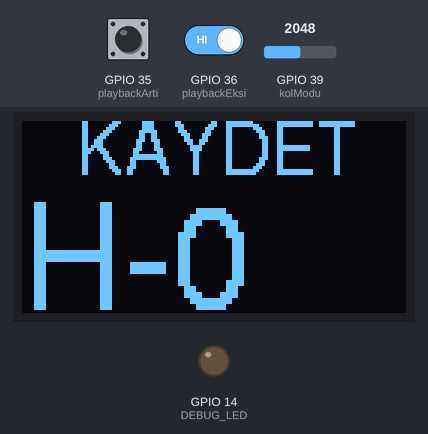
Recording of a program running on a simulated ESP32. Parts: 128×64 one-colour display, output pins drawn as LEDs (lit = HIGH). The inputs (shaded band) are chosen by the test bench; at power-on: GPIO 39 (kolModu) = 2048, GPIO 36 (playbackEksi) HIGH, GPIO 35 (playbackArti) HIGH. Storage starts empty; no radio packets arrive unless stated.

Above: at 1.4 s.
1.5 s: GPIO 39 (kolModu) set to 1063
3.0 s: GPIO 39 (kolModu) set to 970
At 4.0 s:
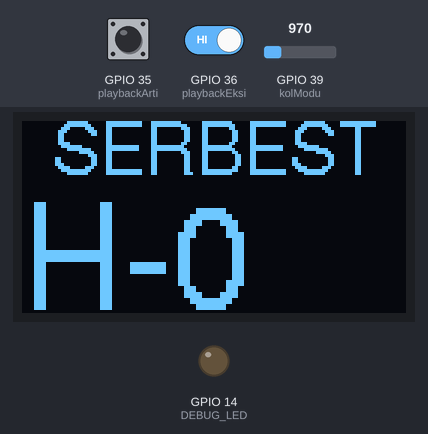
4.5 s: GPIO 36 (playbackEksi) driven LOW
At 4.68 s:
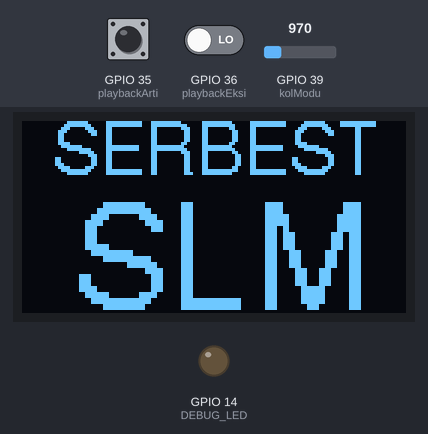
6.4 s: GPIO 39 (kolModu) set to 1040
At 7.6 s:
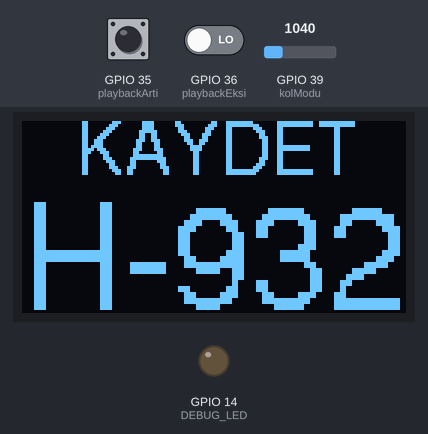
7.9 s: GPIO 39 (kolModu) set to 3067
9.4 s: GPIO 39 (kolModu) set to 3143
At 9.57 s:
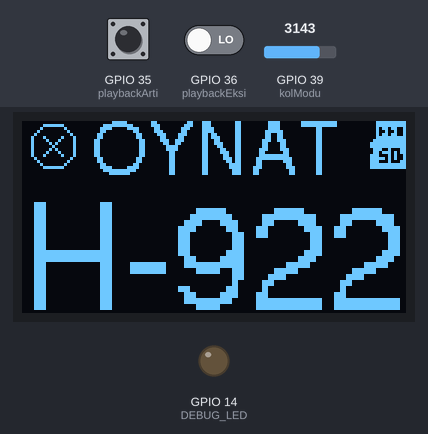

The program:

main.cpp
```cpp
// MUSTAFA ALPER KAYA
// NRF24L01+ modüllerini kullanan robot kol projesinin "kol" (alıcı) kodu.
// ÖZEL MODLAR İÇİN HEM ÖZEL MOD İSMİNİ enum İÇERİSİNE HEM DE KISALTMASINI (MAKSİMUM 4 KARAKTER) getSpecialName() İÇİNE YAZMAYI UNUTMAYIN

/*#####################################################         KANAL SIRALAMASI         #####################################################
  Keyfinize göre açın, kapatın, değiştirin.
  1 = Tilt
  2 = Pan
  3 = Baş Parmak
  4 = Bilek
  5 = Yüzük Parmak
  6 = Orta Parmak
  7 = İşaret Parmak
  8 = Serçe Parmak
######################         DOĞRU ÇALIŞMASI İÇİN LÜTFEN HEM VERİCİDE HEM DE ALICIDA AYNI SIRALAMAYI YAPIN         #######################*/

/* #########################        YAPILACAKLAR       #########################

   #########################        YAPILACAKLAR       ######################### */

#include <Arduino.h>
#include <Wire.h>
#include <Adafruit_GFX.h>
#include <Adafruit_SSD1306.h>
#include <Fonts/FreeSans12pt7b.h>
#include <RF24.h>
#include <nRF24L01.h>
#include <SPI.h>
#include <SD.h>
#include <ESP32Servo.h>

//######################################                OLED EKRAN                ######################################
#define SCREEN_WIDTH 128
#define SCREEN_HEIGHT 64
Adafruit_SSD1306 display(SCREEN_WIDTH, SCREEN_HEIGHT, &Wire, -1);
#define ekranAdres 0x3C
static const unsigned char PROGMEM image_sd_bits[] = {0x3f,0xf0,0x3f,0xf0,0x2d,0x90,0x24,0x90,0x2d,0x90,0x3f,0xf0,0x7f,0xf0,0xff,0xf0,0xff,0xf0,0x72,0x30,0x6e,0xb0,0xe2,0x90,0xfa,0x90,0xe2,0x30,0xff,0xf0,0xff,0xf0};
static const unsigned char PROGMEM image_operation_error_bits[] = {0x0f,0xe0,0x10,0x10,0x20,0x08,0x40,0x04,0x88,0x22,0x84,0x42,0x82,0x82,0x81,0x02,0x82,0x82,0x84,0x42,0x88,0x22,0x40,0x04,0x20,0x08,0x10,0x10,0x0f,0xe0,0x00,0x00};
static const unsigned char PROGMEM image_failsafe_error_bits[] = {0x40,0x10,0x92,0x48,0xa7,0x28,0xa7,0x28,0x92,0x48,0x42,0x10,0x02,0x00,0x02,0x00,0x02,0x00};
//######################################                OLED EKRAN                ######################################

//######################################                NRF24                ######################################
#define NRF24_CE   2
#define NRF24_CSN  5
#define NRF24_SCK  18
#define NRF24_MISO 19
#define NRF24_MOSI 23
SPIClass vspi = SPIClass(VSPI);

bool arm      = false;
bool failsafe = false;
bool iletisimVar = false;
#define DEBUG_LED 14

unsigned long basarili = 0;
unsigned int failsafeAralik = 700; // fail-safe devreye girmesi için gereken süre.

short kanal[8];

const byte nrf24kod[5] = {'r','o','b','o','t'};
RF24 radio(NRF24_CE, NRF24_CSN);
//######################################                NRF24                ######################################

//######################################                SD KART                ######################################
// HSPI (SD Kart için özel pinler)
// SCK: 13, MISO: 34, MOSI: 33, CS: 4
#define SD_SCK  13
#define SD_MISO 34
#define SD_MOSI 33
#define SD_CS   4
SPIClass hspi = SPIClass(HSPI);
//######################################                SD KART                ######################################

//######################################                ÖZEL MODLAR                 ######################################
// ÖZEL MOD EKLERSENİZ KISALTMASINI getSpecialName() İÇİNE EKLEMEYİ UNUTMAYIN (MAKSİMUM 4 KARAKTER)
#define OzelBaslangic 1000
enum OzelHareketler {
  TAS_KAGIT_MAKAS = OzelBaslangic,
  EL_SALLA,
  toplamOzelHareket, //BUNUN EN SONDAKİ ELEMAN OLDUĞUNDA DİKKAT EDİN
};
//######################################                ÖZEL MODLAR                ######################################

//######################################                KOLUN KENDİSİ                ######################################
#define kolHz 100 // Robot kolun Hz cinsinden hızı.
volatile int currentFileIndex = 0;
const int maxFiles = toplamOzelHareket;
static File recFile;
static bool recordingActive = false;
static unsigned long lastRecWrite = 0;

bool serbest  = false;
bool kayit    = false;
bool playback = false;
bool sdHazir  = false;
bool playbackMumkun = true;
bool kayitMumkun = true;

#define playbackArti 35
#define playbackEksi 36
#define kolModu 39

volatile byte currentMode = 0;
// 0 = SERBEST, 1 = KAYIT, 2 = PLAYBACK
//######################################                KOLUN KENDİSİ                ######################################

//######################################                BİLDİRİMLER                ######################################
TaskHandle_t iletisim;    //NRF24'ler ile ilgili olan fonksiyonları çalıştırır. Çekirdek 1'de çalışır.
TaskHandle_t sdKart;      //SD kart ile ilgili fonksiyonları çalıştırır.    Çekirdek 0'da çalışır.
TaskHandle_t dugmeler;    //Düğmeler ile ilgili fonksiyonları çalıştırır.  Çekirdek 1'de çalışır.
QueueHandle_t dugmeSira;  //Düğmelere basıldığında duyurU yapar.

void iletisimCode(void * parameter);  //NRF24'lerin arasında iletişim kurmasını sağlayan fonksiyon.
void failSafe();  //NRF24 failsafeAralik (şu an 700ms) kadar boyunca iletişim kuramazsa robot kolu FAIL-SAFE moduna geçiren fonksiyon.
void sdKartCode(void * parameter);  //Robot kolun hangi modda olduğunu belirleyen ve kolun o moda göre davranmasını sağlayan fonksiyon.
void sdKayit(); //KAYIT modunda kayıt yapılmasını sağlayan fonksiyon.
void sdPlayback();  //PLAYBACK modunda playback yapılmasını sağlayan fonksiyon.
void dugmelerCode(void * parameter);  //Düğmelere basılıp basılmadığını kontrol eden fonksiyon.
const char* getSpecialName(int);  //Özel hareketler için belirlenmiş kısaltmalardan gerekeni seçen fonksiyon. (MAKSİMUM 4 KARAKTER)
void showModeAndFile(const char*);  //OLED ekranda robot kolun durumunu yukarda, dosya ismini aşağıda gösteren fonksiyon.
void showText(const char *);  //OLED ekranda bir yazıyı otomatik olarak ortalayıp yazdıran fonksiyon.
void stopRecordingIfNeeded(); //Robot kol herhangi bir sebepten ötürü kayıtta olmaması gerekirken hala kayıttaysa kaydı durduran fonksiyon.
//######################################                BİLDİRİMLER                ######################################

//######################################                SERVO                ######################################
#define servoPanPin       16
#define servoTiltPin      17
#define servoBilekPin     12
#define servoBasPin       15
#define servoIsaretPin    25
#define servoOrtaPin      26
#define servoYuzukPin     27
#define servoSercePin     32

Servo servolar[8];
//######################################                SERVO                ######################################

//######################################                FONKSİYON TANIMLARI                ######################################

void setup() {
  hspi.begin(SD_SCK, SD_MISO, SD_MOSI, SD_CS); // SCK, MISO, MOSI, CS
  vspi.begin(NRF24_SCK, NRF24_MISO, NRF24_MOSI, NRF24_CSN); // SCK, MISO, MOSI, CS

  //Serial.begin(115200);

  if (!display.begin(SSD1306_SWITCHCAPVCC, 0x3C)) {
    //Serial.println(F("SSD1306 allocation failed"));
    for (;;);
  }
  display.clearDisplay();
  display.display();
  display.setTextColor(SSD1306_WHITE);

  if (!SD.begin(SD_CS, hspi, 4000000)) {
    //Serial.println("SD init failed!");
    showText("SD HATA");
    while (1) {};
  }
  sdHazir = true;

  delay(150);

  pinMode(DEBUG_LED, OUTPUT);
  pinMode(playbackArti, INPUT);
  pinMode(playbackEksi, INPUT);
  pinMode(kolModu, INPUT);

  dugmeSira = xQueueCreate(10, sizeof(int));
  xTaskCreatePinnedToCore(
    iletisimCode, // Çalışacak fonksiyon
    "iletisim",   // Görevin ismi
    10000,        // Boyut
    NULL,         // Görev girdi parametresi
    1,            // Görev öncelik sırası
    &iletisim,    // Görev referans ismi
    1);           // Görevin çalışacağı çekirdek

  xTaskCreatePinnedToCore(
    sdKartCode, // Çalışacak fonksiyon
    "sdKart",   // Görevin ismi
    10000,      // Boyut
    NULL,       // Görev girdi parametresi
    1,          // Görev öncelik sırası
    &sdKart,    // Görev referans ismi
    0);         // Görevin çalışacağı çekirdek

  xTaskCreatePinnedToCore(
    dugmelerCode, // Çalışacak fonksiyon
    "dugmeler",   // Görevin ismi
    10000,        // Boyut
    NULL,         // Görev girdi parametresi
    1,            // Görev öncelik sırası
    &dugmeler,    // Görev referans ismi
    1);           // Görevin çalışacağı çekirdek

  radio.begin(&vspi);
  radio.openReadingPipe(1,nrf24kod);
  radio.setChannel(76);
  radio.setDataRate(RF24_250KBPS);
  radio.setPALevel(RF24_PA_MAX); // güç çıkışı yüksekten düşüğe: MAX | HIGH | LOW | MIN
  radio.startListening();
}

void loop() {

}

void iletisimCode(void * parameter) {
  //Serial.println(xPortGetCoreID());
  for(;;) {
    if (radio.available()) {
      if (arm == false) {
      int servoPins[8] = {servoPanPin, servoTiltPin, servoBilekPin, servoBasPin, servoIsaretPin, servoOrtaPin, servoYuzukPin, servoSercePin};

      for (int i = 0; i < 8; i++) {
        servolar[i].attach(servoPins[i]);
      }
        arm = true;
      }

      if (iletisimVar == false) {
        iletisimVar = true;
        digitalWrite(DEBUG_LED, HIGH);
      }

      basarili = millis();
      radio.read(&kanal,sizeof(kanal));
      for (int i = 0; i < 8; i++) { //ne olur ne olmaz koruması
        kanal[i] = constrain(kanal[i], 600, 2400);
      }
  }
  if (arm == true && millis() - basarili >= failsafeAralik) {
    failSafe();
  }
  vTaskDelay(1); //şimdilik dursun, daha sonra kaldırınca ne olur ona bakacağım
  }
}

void sdKartCode(void * parameter) {
  //Serial.println(xPortGetCoreID());
  for(;;) {
    int evt;
    while (xQueueReceive(dugmeSira, &evt, 0) == pdTRUE) {
      if (currentMode == 1) {
      continue; // kayıtta değişme
      }

      currentFileIndex += evt;

      if (currentFileIndex >= maxFiles) {
        currentFileIndex = 0;
      }
      if (currentFileIndex < 0) {
        currentFileIndex = maxFiles - 1;
      }
      showModeAndFile(
        currentMode == 2 ? "OYNAT" :
        currentMode == 1 ? "KAYDET" :
                           "SERBEST"
      );
    }

    int rawMod = analogRead(kolModu);
    if (rawMod < 1000) { // SERBEST MOD
      stopRecordingIfNeeded();

      if (serbest == false) {
        currentMode = 0;
        showModeAndFile("SERBEST");

        serbest = true;
        playback = false;
        kayit = false;
      }

    }

    else if (rawMod > 3096) { // PLAYBACK MOD DOSYA İSMİ
      stopRecordingIfNeeded();

      if (playback == false) {
        currentMode = 2;
        showModeAndFile("OYNAT");

        serbest = false;
        playback = true;
        kayit = false;
      }
    }

    else { // KAYIT MOD
      if (!kayit) {
        stopRecordingIfNeeded(); // güvenlik
        currentMode = 1;
        showModeAndFile("KAYDET");

        serbest = false;
        playback = false;
        kayit = true;
      }

    }

    if (currentMode == 0) {
      for (int i = 0; i < 8; i++) {
        servolar[i].writeMicroseconds(kanal[i]);
      }
    }

    if (currentMode == 1) {
        sdKayit();
    }

    else if (currentMode == 2) {
        sdPlayback();
    }

    vTaskDelay(1);
  }
}

void dugmelerCode(void * parameter) {
  bool lastUp = HIGH;
  bool lastDown = HIGH;

  unsigned long upPressedAt = 0;
  unsigned long downPressedAt = 0;

  for (;;) {
    bool up = digitalRead(playbackArti);
    bool down = digitalRead(playbackEksi);

    unsigned long now = millis();

    // YUKARI
    if (up == LOW && lastUp == HIGH) {
      upPressedAt = now;                 // yeni basıldı
      int evt = +1;
      xQueueSend(dugmeSira, &evt, 0);
    }

    if (up == LOW && lastUp == LOW) {
      unsigned long held = now - upPressedAt;

      int step = 0;
      if (held > 1250) step = +10;
      else if (held > 750) step = +5;
      else if (held > 250) step = +1;

      if (step != 0) {
        xQueueSend(dugmeSira, &step, 0);
        vTaskDelay(pdMS_TO_TICKS(120));  // tekrarlama süresi
      }
    }

    // AŞAĞI
    if (down == LOW && lastDown == HIGH) {
      downPressedAt = now;
      int evt = -1;
      xQueueSend(dugmeSira, &evt, 0);
    }

    if (down == LOW && lastDown == LOW) {
      unsigned long held = now - downPressedAt;

      int step = 0;
      if (held > 1250) step = -10;
      else if (held > 750) step = -5;
      else if (held > 250) step = -1;

      if (step != 0) {
        xQueueSend(dugmeSira, &step, 0);
        vTaskDelay(pdMS_TO_TICKS(120));
      }
    }

    lastUp = up;
    lastDown = down;

    vTaskDelay(pdMS_TO_TICKS(20)); // aralık
  }
}

void failSafe() {
  if (failsafe == false) {
    failsafe = true;
  }

  if (iletisimVar == true) {
    iletisimVar = false;
    digitalWrite(DEBUG_LED, LOW);
  }

  kanal[0] = 1500;
  kanal[1] = 1500;
  kanal[2] = 1500;
  kanal[3] = 1500;
  kanal[4] = 1500;
  kanal[5] = 1500;
  kanal[6] = 1500;
  kanal[7] = 1500;

  for (int i = 0; i < 8; i++) {
    servolar[i].writeMicroseconds(kanal[i]);
  }

  while (millis() - basarili >= failsafeAralik) {
    if (radio.available()) {
      digitalWrite(DEBUG_LED, HIGH);
      showModeAndFile(
        currentMode == 2 ? "OYNAT" :
        currentMode == 1 ? "KAYDET" :
                           "SERBEST"
      );
      failsafe = false;
      return;
    }
  }
}

const char* getSpecialName(int index) {
//(MAKSİMUM 4 KARAKTER)
  switch (index) {
    case TAS_KAGIT_MAKAS: return "TKM";
    case EL_SALLA:          return "SLM";
    default:                return "OZEL";
  }
}

void showModeAndFile(const char *modeText) {
  int16_t x_1, y_1, x_2, y_2;
  uint16_t w_1, h_1, w_2, h_2;

  display.clearDisplay();

  display.setFont(&FreeSans12pt7b);
  display.setTextSize(1);

  display.getTextBounds(modeText, 0, 0, &x_1, &y_1, &w_1, &h_1);

  display.setCursor((SCREEN_WIDTH - w_1) / 2, (SCREEN_HEIGHT - h_1) / 2 - 6);
  display.print(modeText);

  display.setFont(&FreeSans12pt7b);
  display.setTextSize(2);

  if (failsafe == true) {
  display.drawBitmap(115, 17, image_failsafe_error_bits, 13, 9, 1);
  }

  if (kayitMumkun == false) {
    display.drawBitmap(116, 0, image_sd_bits, 12, 16, 1);
    kayitMumkun = true;
  }

  if (playbackMumkun == false) {
    display.drawBitmap(3, 1, image_operation_error_bits, 15, 16, 1);
    display.drawBitmap(116, 0, image_sd_bits, 12, 16, 1);
    playbackMumkun = true;
  }

  if (currentFileIndex >= OzelBaslangic) {
    if (currentMode == 1) {
    display.drawBitmap(0, 1, image_operation_error_bits, 15, 16, 1);
    }
    const char* name = getSpecialName(currentFileIndex);
    display.setTextSize(2);
    display.getTextBounds(name, 0, 0, &x_2, &y_2, &w_2, &h_2);
    display.setCursor((SCREEN_WIDTH - w_2) / 2, SCREEN_HEIGHT - 3);
    display.print(name);
    display.display();
    return;
  }

  String numara = "H-" + String(currentFileIndex);
  display.getTextBounds(numara, 0, 0, &x_2, &y_2, &w_2, &h_2);
  display.setCursor(0, SCREEN_HEIGHT - 3);

  display.print("H-");
  display.print(currentFileIndex);

  display.display();
}

void showText(const char *text) {
  int16_t x_2, y_2;
  uint16_t w_2, h_2;

  display.clearDisplay();

  display.setFont(&FreeSans12pt7b);
  display.setTextSize(1);
  display.getTextBounds(text, 0, 0, &x_2, &y_2, &w_2, &h_2);
  display.setCursor((SCREEN_WIDTH - w_2) / 2, 40);
  display.print(text);
  display.display();
}

void sdKayit() {
  // ÖZEL HAREKET
  if (currentFileIndex >= OzelBaslangic) {
    if (recordingActive) {
      recFile.close();
      recordingActive = false;
    }
    showModeAndFile("KAYDET");
    return;
  }

  // KAYIT BAŞLA
  if (!recordingActive) {
    char fileName[32];
    sprintf(fileName, "/hareketler/H-%d.txt", currentFileIndex);

    recFile = SD.open(fileName, FILE_WRITE);
    if (!recFile) {
      kayitMumkun = false;
      showModeAndFile("KAYDET");
      return;
    }
    else {
      kayitMumkun = true;
    }

    recordingActive = true;
    lastRecWrite = 0;

  }

  // Hz değeri
  if (millis() - lastRecWrite < 1000 / kolHz) return;
  lastRecWrite = millis();

  for (int i = 0; i < 8; i++) {
    recFile.print(kanal[i]);
    if (i < 7) recFile.print(";");
  }
  recFile.println();

  for (int i = 0; i < 8; i++) {
    servolar[i].writeMicroseconds(kanal[i]);
  }
}

void stopRecordingIfNeeded() {
  if (recordingActive) {
    recFile.close();
    recordingActive = false;
    //showText("KAYIT BITTI");
  }
}

void sdPlayback() {
  static File file;
  static bool fileOpen = false;
  static unsigned long lastStep = 0;
  static int lastFileIndex = -1;
  static bool wasInPlayback = false;

  if (currentMode != 2) {
    wasInPlayback = false;
    return;
  }

  if (!wasInPlayback) {
    // PLAYBACK'E YENİ GİRİLDİ
    if (fileOpen) file.close();
    fileOpen = false;
    lastFileIndex = -1;
    lastStep = 0;
    wasInPlayback = true;
  }

  if (!sdHazir) {
    return;
  }

  // Hz değeri
  if (millis() - lastStep < 1000 / kolHz) {
    return;
  }
  lastStep = millis();

  // DOSYA DEĞİŞİMİ
  if (currentFileIndex != lastFileIndex) {
    if (fileOpen) {
      file.close();
      fileOpen = false;
    }

    lastFileIndex = currentFileIndex;
  }

  // ÖZEL HAREKET
  if (currentFileIndex >= OzelBaslangic) {
      if (!fileOpen) {
      char fileName[32];
      sprintf(fileName, "/ozel/%s.txt", getSpecialName(currentFileIndex));

      file = SD.open(fileName, FILE_READ);
      if (!file) {
        playbackMumkun = false;
        showModeAndFile("OYNAT");
        return;
      }
      else {
        playbackMumkun = true;
      }

      fileOpen = true;
    }

    if (!file.available()) {
      file.close();
      fileOpen = false;
      return;
    }

    String line = file.readStringUntil('\n');

    int values[8];
    int count = sscanf(
      line.c_str(),
      "%d;%d;%d;%d;%d;%d;%d;%d",
      &values[0], &values[1], &values[2], &values[3],
      &values[4], &values[5], &values[6], &values[7]
    );

    if (count != 8) {
      return;
    }

    for (int i = 0; i < 8; i++) {
      servolar[i].writeMicroseconds(values[i]);
    }
    //Serial.println(values[0]);
    return;
  }

  if (!fileOpen) {
    char fileName[32];
    sprintf(fileName, "/hareketler/H-%d.txt", currentFileIndex);

    file = SD.open(fileName, FILE_READ);
      if (!file) {
        playbackMumkun = false;
        showModeAndFile("OYNAT");
        return;
      }
      else {
        playbackMumkun = true;
      }

    fileOpen = true;
  }

  if (!file.available()) {
    file.close();
    fileOpen = false;
    return;
  }

  String line = file.readStringUntil('\n');

  int values[8];
  int count = sscanf(
    line.c_str(),
    "%d;%d;%d;%d;%d;%d;%d;%d",
    &values[0], &values[1], &values[2], &values[3],
    &values[4], &values[5], &values[6], &values[7]
  );

  if (count != 8) {
    return;
  }

  for (int i = 0; i < 8; i++) {
    servolar[i].writeMicroseconds(values[i]);
  }
  //Serial.println(values[0]);
}

//######################################                FONKSİYON TANIMLARI                ######################################
```

Measured:
- the behaviour switches between 1000 and 999 on GPIO 39 (kolModu) (found by bisection; images 0 and 1)
- the behaviour switches between 3096 and 3097 on GPIO 39 (kolModu) (found by bisection; images 3 and 4)
- after the input at 1.5 s, every drawn part: stays the same
- after the input at 3.0 s, the display: changes at once (image 1)
- after the input at 4.5 s, the display: changes at once (image 2)
- after the input at 6.4 s, the display: changes at once (image 3)
- after the input at 7.9 s, every drawn part: stays the same
- after the input at 9.4 s, the display: first changes at once (image 4 shows a later state)
